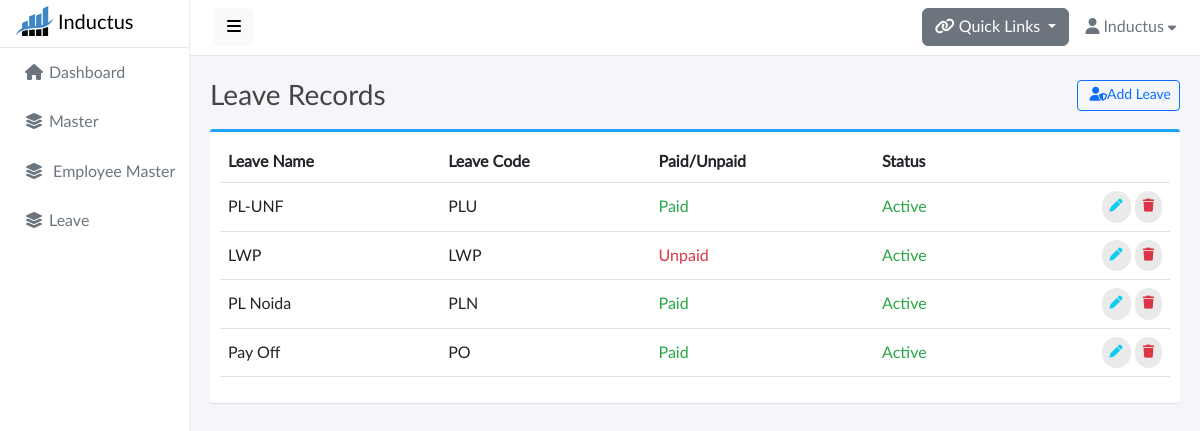
/leave/leave-master/ (signed in), run on the app's committed database.
### base/models.py (models this page shows, shortened)
class LeaveMaster(models.Model):
    id = models.CharField(max_length=25,primary_key=True,default=generate_unique_id,editable=False)
    leave_name = models.CharField(max_length=50 , unique=True)
    leave_code = models.CharField(max_length=5,null=True,blank=True,unique=True)
    paid_leave = models.BooleanField(default=False)
    status = models.BooleanField(default=True)

### base/views.py (the view)
# urls.py: path('leave/leave-master/',views.LeaveMasterView,name='leave-master'),
@login_required(login_url='signin')
def LeaveMasterView(request):
    leave_records = LeaveMaster.objects.all()
    if request.method == 'POST':
        leave_form = LeaveMasterForm(data=request.POST)
        leave_code = request.POST['leave_code']
        lname = request.POST['leave_name']
        leavecode_exist = LeaveMaster.objects.filter(leave_code=leave_code).exists() or  LeaveMaster.objects.filter(leave_name=lname).exists()
        if leavecode_exist:
            messages.error(request, "Leave name or code already Exists")
            return redirect('leave-master')
        if leave_form.is_valid():
            leave_form.save()
            messages.success(request, "Leave added successfully.")
            return redirect('leave-master')
    else:
        leave_form = LeaveMasterForm()
    context = {
        'leave_records': leave_records,
        'leave_form': leave_form,
    }
    return render(request, 'leave_master.html', context)

### base/models.py (called while the page is built)
def generate_unique_id():
    return nanoid.generate(size=25)

### base/templates/leave_master.html (shortened to what this page needs)
{% extends 'base.html' %} {% load static %} {% block start %}
<div class="content">
  <div class="container">
    <div class="page-title">
      <h3>
        Leave Records
        <button
          type="button"
          class="btn btn-sm btn-outline-primary float-end"
          data-bs-toggle="modal"
          data-bs-target="#exampleModal"
        >
          &nbsp;<i class="fas fa-user-shield"></i>Add Leave
        </button>
      </h3>
    </div>
    <div class="box box-primary">
      <div class="box-body">
        <table width="100%" class="table table-hover" id="dataTables-example">
          <thead>
            <tr>
              <th>Leave Name</th>
              <th>Leave Code</th>
              <th>Paid/Unpaid</th>
              <th>Status</th>
              <th></th>
            </tr>
          </thead>
          <tbody>
            {% for leave in leave_records %}
            <tr>
              <td>{{leave.leave_name}}</td>
              <td>{{leave.leave_code}}</td>
              {% if leave.paid_leave %}
              <td style="color: #28a745">Paid</td>
              {% else %}
              <td style="color: #dc3545">Unpaid</td>
              {% endif %}
              {% if leave.status %}
              <td style="color: #28a745">Active</td>
              {% else %}
              <td style="color: #dc3545">In Active</td>
              {% endif %}
              <td class="text-end">
                <a
                  href=""
                  class="btn btn-outline-info btn-rounded"
                  data-bs-toggle="modal"
                  data-bs-target="#editleaveModal{{leave.id}}"
                  ><i class="fas fa-pen"></i
                ></a>
                <a
                  class="btn btn-outline-danger btn-rounded"
                  data-bs-toggle="modal"
                  data-bs-target="#deleteleaveModal{{leave.id}}"
                >
                  <i class="fas fa-trash"></i>
                </a>
              </td>
            </tr>
            {% endfor %}
          </tbody>
        </table>
      </div>
    </div>
  </div>
</div>
{% endblock %}

### static/css/master.css (style rules this page uses)
body, h1, .h1, h2, .h2, h3, .h3, h4, .h4, h5, .h5, h6, .h6, p, a, td { -moz-osx-font-smoothing: grayscale; -webkit-font-smoothing: antialiased; }
body { width: 100%; height: 100%; background: #f4f6fa; font-family: "Lato", "Helvetica Neue", Arial, Helvetica, sans-serif; font-size: 1rem; color: #444; }
#body>.content { position: relative; padding: .5rem; }
#body .content .page-title h3 { margin: 1rem 0; }
.page-title { margin: 0; font-size: 1.5rem; line-height: 1.5555556; }
.box { position: relative; border-radius: 3px; background: #ffffff; border-top: 3px solid #d2d6de; margin-bottom: 20px; width: 100%; box-shadow: 0 1px 1px rgba(0, 0, 0, 0.1); }
.box-body { border-top-left-radius: 0; border-top-right-radius: 0; border-bottom-right-radius: 3px; border-bottom-left-radius: 3px; padding: 10px; }
.box-primary { border-top-color: #22a1f9; }
.btn-rounded { border-radius: 10em; padding: 6px 8px; font-size: small; text-transform: none; text-shadow: none !important; background: #eaeaea; border-color: transparent; border: none; }
a, a:hover, a:focus { color: inherit; text-decoration: none; transition: all 0.3s; }
.table td, .table th { vertical-align: middle; }

### data on the page
LeaveMaster: leave_name "PL-UNF", leave_code "PLU", paid_leave "Paid", status "Active"
LeaveMaster: leave_name "LWP", leave_code "LWP", paid_leave "Unpaid", status "Active"
LeaveMaster: leave_name "PL Noida", leave_code "PLN", paid_leave "Paid", status "Active"
LeaveMaster: leave_name "Pay Off", leave_code "PO", paid_leave "Paid", status "Active"
